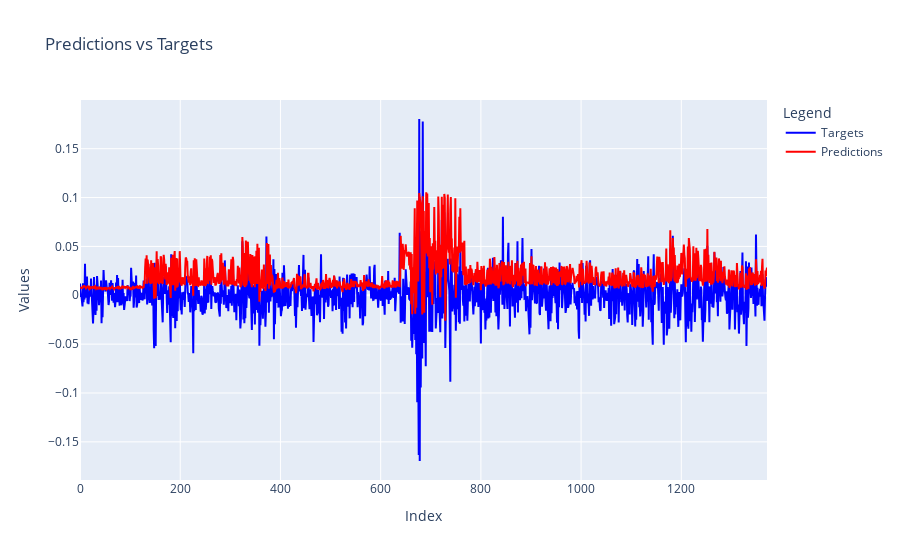
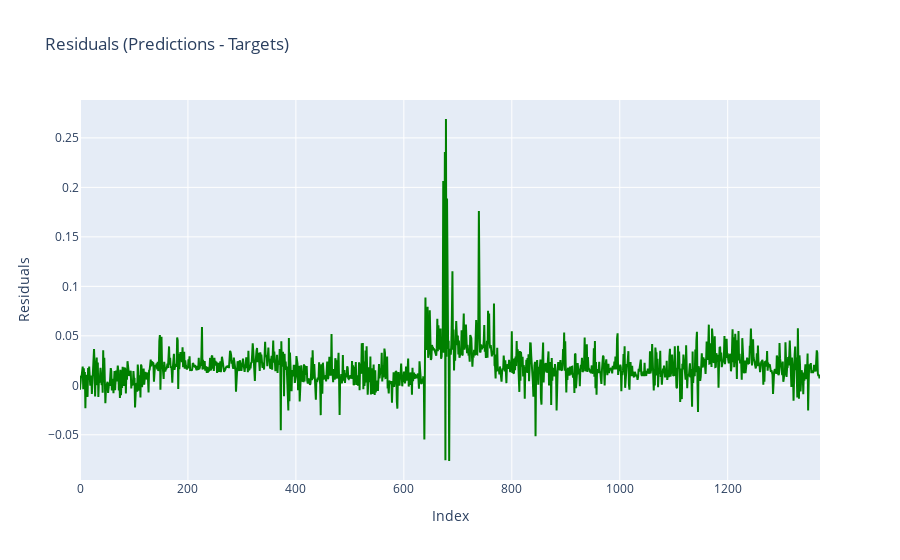

Source (notebook cell) for these figures, in order:
### Code cell
import plotly.graph_objects as go

def visualize_predictions_vs_target(predictions, targets):
    # Calculate residuals (difference between predictions and targets)
    residuals = predictions - targets

    # Create x-axis (index for plotting)
    x = np.arange(len(predictions))

    # Create line plot for predictions and targets
    fig = go.Figure()

    # Plot targets
    fig.add_trace(go.Scatter(x=x, y=targets, mode='lines', name='Targets', line=dict(color='blue')))
    
    # Plot predictions
    fig.add_trace(go.Scatter(x=x, y=predictions, mode='lines', name='Predictions', line=dict(color='red')))

    # Add title and labels
    fig.update_layout(
        title='Predictions vs Targets',
        xaxis_title='Index',
        yaxis_title='Values',
        legend_title='Legend',
        height=600
    )

    # Show plot
    fig.show()

    # Residuals plot (Difference between predictions and targets)
    fig_residuals = go.Figure()

    # Plot residuals
    fig_residuals.add_trace(go.Scatter(x=x, y=residuals, mode='lines', name='Residuals', line=dict(color='green')))

    # Add title and labels for residuals plot
    fig_residuals.update_layout(
        title='Residuals (Predictions - Targets)',
        xaxis_title='Index',
        yaxis_title='Residuals',
        height=600
    )

    # Show residuals plot
    fig_residuals.show()

visualize_predictions_vs_target(deFuzzify(pred, cls.y_cluster_stats[pred_col]), crisp_t_y)

### Figure 1 — Plotly figure (JSON) as saved in the notebook; plotly's stock layout.template omitted (floating-point values rounded to 4 significant figures; data arrays with more than 128 entries replaced by an {"elided": "..."} marker saying what was removed)
{"data": [{"line": {"color": "blue"}, "mode": "lines", "name": "Targets", "type": "scatter", "visible": true, "x": {"elided": "1372 int values"}, "y": {"elided": "1372 float values"}}, {"line": {"color": "red"}, "mode": "lines", "name": "Predictions", "type": "scatter", "visible": true, "x": {"elided": "1372 int values"}, "y": {"elided": "1372 float values"}}], "layout": {"autosize": true, "legend": {"title": {"text": "Legend"}}, "title": {"text": "Predictions vs Targets"}, "xaxis": {"autorange": true, "range": [0, 1371], "title": {"text": "Index"}, "type": "linear"}, "yaxis": {"autorange": true, "range": [-0.189, 0.1998], "title": {"text": "Values"}, "type": "linear"}}}

### Figure 2 — Plotly figure (JSON) as saved in the notebook; plotly's stock layout.template omitted (floating-point values rounded to 4 significant figures; data arrays with more than 128 entries replaced by an {"elided": "..."} marker saying what was removed)
{"data": [{"line": {"color": "green"}, "mode": "lines", "name": "Residuals", "type": "scatter", "x": {"elided": "1372 int values"}, "y": {"elided": "1372 float values"}}], "layout": {"autosize": true, "title": {"text": "Residuals (Predictions - Targets)"}, "xaxis": {"autorange": true, "range": [0, 1371], "title": {"text": "Index"}, "type": "linear"}, "yaxis": {"autorange": true, "range": [-0.09567, 0.2883], "title": {"text": "Residuals"}, "type": "linear"}}}
